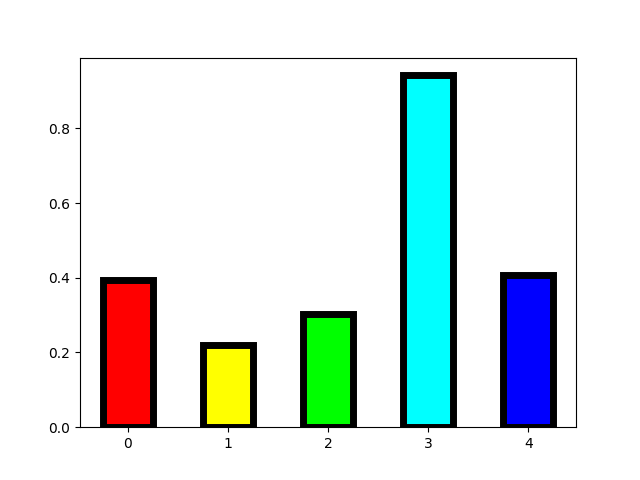

Reproduce this figure in Python.
import numpy as np
import matplotlib.pyplot as plt

y=np.random.rand(5);
x=np.arange(5);
colors=['#FF0000','#FFFF00','#00FF00','#00FFFF','#0000FF']
plt.bar(x,y,width=0.5,color=colors,edgecolor='#000000',linewidth=5)
plt.show()
